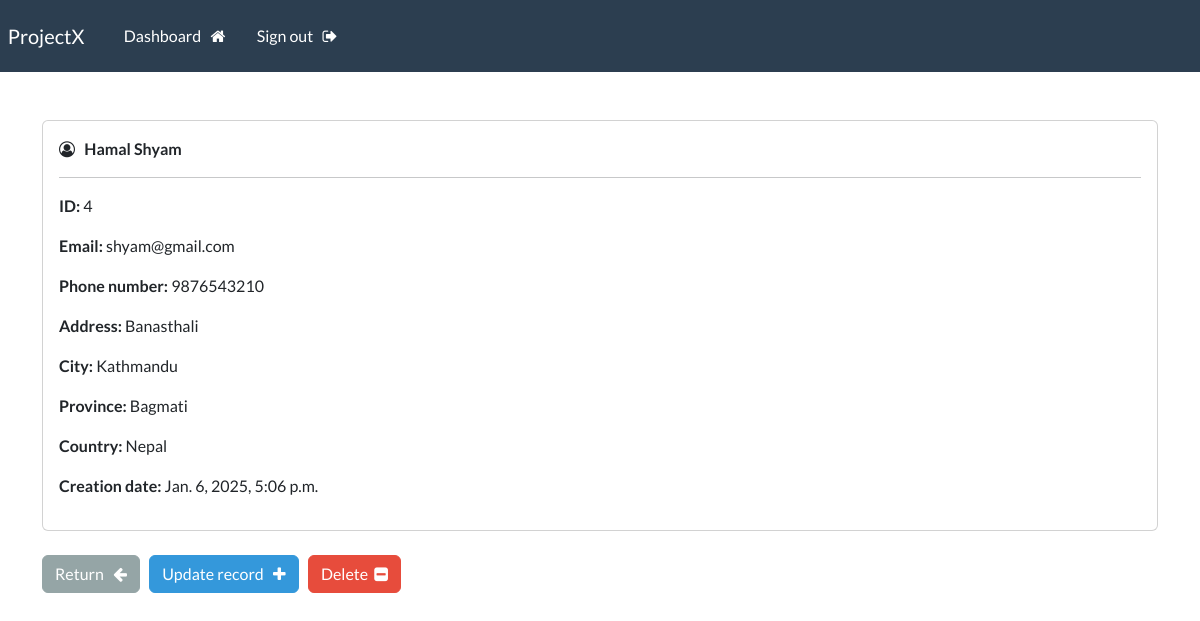
The app's page /viewRecord/4/ (signed in) with its own data.
### webapp/models.py (models this page shows, shortened)
class Record(models.Model):
    creation_date = models.DateTimeField(auto_now_add=True)
    first_name = models.CharField(max_length=100)
    last_name = models.CharField(max_length=100)
    email = models.CharField(max_length=255)
    phone = models.CharField(max_length=20)
    address = models.CharField(max_length=300)
    city = models.CharField(max_length=255)
    province = models.CharField(max_length=200)
    country = models.CharField(max_length=125)

### webapp/views.py (the view)
# urls.py: path('viewRecord/<int:pk>/',views.read_record,name="viewRecord"),
@login_required(login_url='login')
def read_record(request,pk):
    all_records = Record.objects.get(id=pk)
    context = {
        'record':all_records
    }
    return render(request,'webapp/view-record.html',context)

### webapp/templates/webapp/view-record.html (shortened to what this page needs)
{% extends 'webapp/base.html' %} {% block content %}
<div class="card">
  <div class="card-body">
    <i class="fa fa-user-circle-o" aria-hidden="true"></i> &nbsp;
    <strong> {{record.last_name}} {{record.first_name}} </strong>
    <hr />
    <p><strong> ID: </strong> {{record.id}}</p>
    <p><strong> Email: </strong> {{record.email}}</p>
    <p><strong> Phone number: </strong> {{record.phone}}</p>
    <p><strong> Address: </strong> {{record.address}}</p>
    <p><strong> City: </strong> {{record.city}}</p>
    <p><strong> Province: </strong> {{record.province}}</p>
    <p><strong> Country: </strong> {{record.country}}</p>
    <p><strong> Creation date: </strong> {{record.creation_date}}</p>
  </div>
</div>
<br />
<a href="{% url 'dashboard' %}" class="btn btn-secondary">
  Return &nbsp; <i class="fa fa-arrow-left" aria-hidden="true"></i>
</a>
<a href="{% url 'updateRecord' record.id %}" class="btn btn-info">
  Update record &nbsp; <i class="fa fa-plus" aria-hidden="true"></i>
</a>
<a href="{% url 'deleteRecord' record.id  %}" class="btn btn-danger">
  Delete &nbsp;<i class="fa fa-minus-square" aria-hidden="true"></i>
</a>
{% endblock %}

### records on screen
Record: last_name "Hamal", first_name "Shyam", id "4", email "shyam@gmail.com", phone "9876543210", address "Banasthali", city "Kathmandu", province "Bagmati", country "Nepal", creation_date "Jan. 6, 2025, 5:06 p.m."
